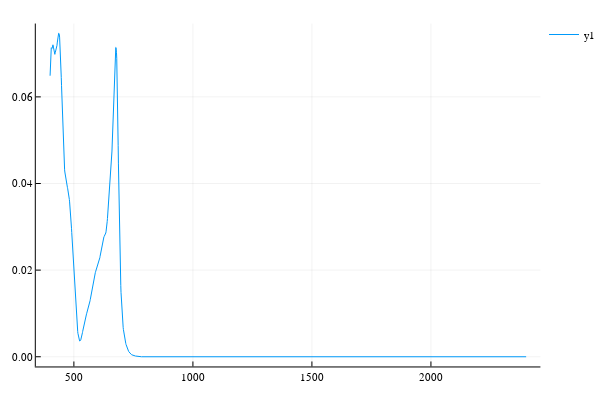

Notebook cell for this chart:
### Code cell
plot(FluspectMod.lambda, FluspectMod.Kab.+eps())

### Figure 1 — Plotly figure (JSON) as saved in the notebook; plotly's stock layout.template omitted (floating-point values rounded to 4 significant figures; data arrays with more than 128 entries replaced by an {"elided": "..."} marker saying what was removed)
{"data": [{"colorbar": {"title": {"text": ""}}, "hoverinfo": "text", "legendgroup": "y1", "line": {"color": "rgba(0, 154, 250, 1.000)", "dash": "solid", "shape": "linear", "width": 1}, "mode": "lines", "name": "y1", "showlegend": true, "text": {"elided": "2001 null values"}, "type": "scatter", "x": {"elided": "2001 int values"}, "xaxis": "x", "y": {"elided": "2001 float values"}, "yaxis": "y", "zmax": null, "zmin": null}], "layout": {"annotations": [], "height": 400, "legend": {"bgcolor": "rgba(255, 255, 255, 1.000)", "bordercolor": "rgba(0, 0, 0, 1)", "font": {"color": "rgba(0, 0, 0, 1)", "family": "sans-serif", "size": 11}, "tracegroupgap": 0, "x": 1, "y": 1}, "margin": {"b": 20, "l": 0, "r": 0, "t": 20}, "paper_bgcolor": "rgba(255, 255, 255, 1.000)", "plot_bgcolor": "rgba(255, 255, 255, 1.000)", "showlegend": true, "width": 600, "xaxis": {"anchor": "y", "domain": [0.06582, 0.9934], "gridcolor": "rgba(0, 0, 0, 0.1)", "gridwidth": 0.5, "linecolor": "rgba(0, 0, 0, 1)", "mirror": false, "range": [340, 2460], "showgrid": true, "showline": true, "showticklabels": true, "tickangle": 0, "tickcolor": "rgb(0, 0, 0)", "tickfont": {"color": "rgba(0, 0, 0, 1)", "family": "sans-serif", "size": 11}, "tickmode": "array", "ticks": "inside", "ticktext": ["500", "1000", "1500", "2000"], "tickvals": [500, 1000, 1500, 2000], "title": {"font": {"color": "rgba(0, 0, 0, 1)", "family": "sans-serif", "size": 15}, "text": ""}, "type": "linear", "visible": true, "zeroline": false, "zerolinecolor": "rgba(0, 0, 0, 1)"}, "yaxis": {"anchor": "x", "domain": [0.03762, 0.9902], "gridcolor": "rgba(0, 0, 0, 0.1)", "gridwidth": 0.5, "linecolor": "rgba(0, 0, 0, 1)", "mirror": false, "range": [-0.002241, 0.07693], "showgrid": true, "showline": true, "showticklabels": true, "tickangle": 0, "tickcolor": "rgb(0, 0, 0)", "tickfont": {"color": "rgba(0, 0, 0, 1)", "family": "sans-serif", "size": 11}, "tickmode": "array", "ticks": "inside", "ticktext": ["0.00", "0.02", "0.04", "0.06"], "tickvals": [0, 0.02, 0.04, 0.06], "title": {"font": {"color": "rgba(0, 0, 0, 1)", "family": "sans-serif", "size": 15}, "text": ""}, "type": "linear", "visible": true, "zeroline": false, "zerolinecolor": "rgba(0, 0, 0, 1)"}}}
